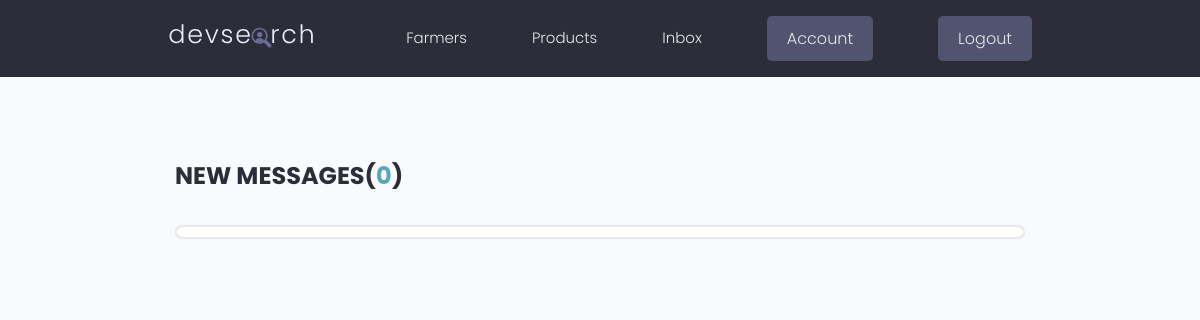
Page /inbox/ (signed in) on the earlier database version.
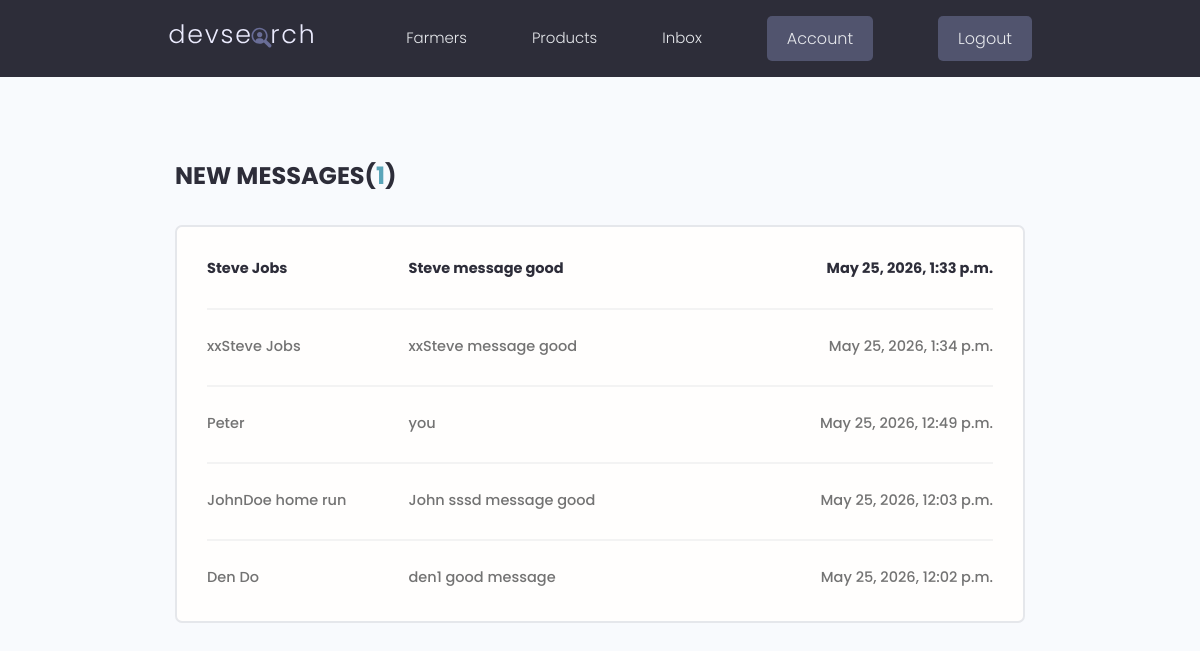
Same page on the later database version.
### users/models.py (models this page shows, shortened)
class Message(models.Model):
    sender = models.ForeignKey(Profile, on_delete=models.SET_NULL, null=True)
    recipient = models.ForeignKey(Profile, on_delete=models.SET_NULL, null=True, related_name="messages")
    name = models.CharField(max_length=200, null=True, blank=True)
    email = models.EmailField(max_length=200, null=True, blank=True)
    subject = models.CharField(max_length=200, null=True, blank=True)
    body = models.TextField()
    is_read = models.BooleanField(default=False, null=True)
    created = models.DateTimeField(auto_now_add=True)
    id = models.UUIDField(
        default=uuid.uuid4, unique=True,
        primary_key=True, editable=False
    )
    class Meta:
        ordering = ['is_read', '-created']

### users/views.py (the view)
# urls.py: path('inbox/', views.inbox, name='inbox'),
@login_required(login_url='login')
def inbox(request):
    profile = request.user.profile
    messageRequest = profile.messages.all()
    unreadCount = messageRequest.filter(is_read=False).count()
    context = {'messageRequest': messageRequest, 'unreadCount': unreadCount}
    return render(request, 'users/inbox.html', context)

### users/templates/users/inbox.html
{% extends 'main.html' %}
{% block content %}
  <main class="inbox my-xl">
    <div class="content-box">
      <h3 class="inbox__title">New Messages(<span>{{unreadCount}}</span>)</h3>
      <ul class="messages">
        {% for message in messageRequest %}
        {% if message.is_read == False %}
        <li class="message message--unread">
          {% else %}
        <li class="message">
        {% endif %}
          <a href="{% url 'message' message.id %}">
            <span class="message__author">{{message.name}}</span>
            <span class="message__subject">{{message.subject}}</span>
            <span class="message__date">{{message.created}}</span>
          </a>
        </li>
        {% endfor %}
      </ul>
    </div>
  </main>
{% endblock content %}

### templates/main.html (shortened to what this page needs)
<!DOCTYPE html>
{% load static %}
<html>
<head>
  <link rel="stylesheet" href="https://cdn.iconmonstr.com/1.3.0/css/iconmonstr-iconic-font.min.css" />
 <link rel="stylesheet" href="{% static 'uikit/styles/uikit.css' %}" />
  <link rel="stylesheet" href="{% static 'styles/app.css' %}" />
</head>
<body>
    {% include 'navbar.html' %}
    <div class="container-workspace">
        {% block content %}
        {% endblock content %}
    </div>
</body>
</html>

### templates/navbar.html (shortened to what this page needs)
{% load static %}
  <header class="header">
    <div class="container container--narrow">
      <a href="{% url 'profiles' %}" class="header__logo">
        <img src="{% static 'images/logo.svg' %}" alt="FarmerSearch Logo" />
      </a>
      <nav class="header__nav">
        <ul class="header__menu">
          <li class="header__menuItem">
            <a href="{% url 'profiles' %}">Farmers</a>
          </li>
          <li class="header__menuItem">
            <a href="{% url 'products' %}">Products</a>
          </li>
          {% if request.user.is_authenticated %}
            <li class="header__menuItem"><a href="{% url 'inbox' %}">Inbox</a></li>
            <li class="header__menuItem"><a href="{%url 'account' %}" class="btn btn--sub">Account</a></li>
            <li class="header__menuItem"><a href="{% url 'logout' %}" class="btn btn--sub">Logout</a></li>
          {% else %}
            <li class="header__menuItem"><a href="{% url 'login' %}" class="btn btn--sub">Login/Sign Up</a></li>
          {% endif %}
        </ul>
      </nav>
    </div>
  </header>

### static/styles/app.css (style rules this page uses)
:root { --color-sub: #2d2d39; }
.btn--sub { background-color: var(--color-sub-light); }
img { width: 100%; }
.content-box { width: 95%; max-width: 85rem; margin: 0 auto; }
.header { position: sticky; z-index: 111; background-color: var(--color-sub); padding: 1.5rem 0; }
.header > .container { display: flex; justify-content: space-between; align-items: center; }
.header__logo > img { height: 3.8rem; }
.header__nav > ul { display: inline-flex; align-items: center; list-style: none; gap: 6.5rem; }
.header__menuItem > a { color: var(--color-light); font-weight: 300; }
.inbox { height: 90vh; }
.inbox__title, .inbox__title span { font-size: 2.4rem; font-weight: 700; color: var(--color-sub); text-transform: uppercase; text-align: left; margin-bottom: 3rem; }
.inbox__title span { color: var(--color-main); }
.messages { list-style: none; background: var(--color-white); padding: 0.5rem 3rem; border: 2px solid var(--color-light); border-radius: 0.7rem; }
.message { padding: 2.5rem 0; }
.message > a span { font-size: 1.45rem; font-weight: 500; }
.message.message--unread a span { font-weight: 700; color: var(--color-sub); }
.message:not(:last-child) { border-bottom: 2px solid var(--color-white-light); }
.message > a { display: flex; gap: 1rem; }
.message__author, .message__date { flex-basis: 25%; }
.message__subject { flex-basis: 50%; }
.message__date { text-align: right; }

### static/uikit/styles/modules/_variables.css (style rules this page uses)
:root { --color-main: #5aa5b9; --color-main-light: #e6faff; --color-sub: #3f4156; --color-sub-light: #51546e; --color-sub-lighter: #ededfd; --color-text: #737373; --color-gray: #8b8b8b; --color-light: #e5e7eb; --color-light-gray: #767676; --color-bg: #f8fafd; --color-white: #fffefd; --color-white-light: #f3f3f3; --color-success: #359e64; --color-success-bg: #def8e8; --color-error: #fc4b0b; --color-error-bg: #fff2ee; --font-base: 'Poppins', arial, helvetica, 'Segoe UI', roboto, ubuntu, sans-serif; --font-monospace: 'Fira Code', 'Courier New', courier, monospace; --font-regular: 300; --font-medium: 500; --font-bold: 700; --generic-shadow: 1px 1px 5px #00000010; --generic-transition: all 0.3s ease-in-out; }

### static/uikit/styles/modules/_base.css (style rules this page uses)
* { margin: 0; padding: 0; box-sizing: border-box; text-rendering: optimizeLegibility; color: inherit; font-size: inherit; }
html { font-size: 50%; }
@media only screen and (min-width: 480px) { html { font-size: 56.25%; } }
@media only screen and (min-width: 1200px) { html { font-size: 62.5%; } }
body { line-height: 1.6; font-weight: 400; font-size: 1.5rem; color: var(--color-text); background-color: var(--color-bg); min-height: 100vh; }

### static/uikit/styles/modules/_typography.css (style rules this page uses)
* { font-family: var(--font-base); }
h3 { font-size: 3.2rem; font-weight: var(--font-medium); }
p, span, strong { font-size: 1.6rem; color: var(--color-text); font-weight: var(--font-regular); }
a { padding-bottom: 2px; text-decoration: none; display: inline-block; color: var(--color-main); font-weight: var(--font-medium); }

### static/uikit/styles/modules/_utilities.css (style rules this page uses)
.container { width: 92%; max-width: 165rem; margin: 0 auto; box-sizing: border-box; }
.container--narrow { width: 92%; max-width: 120rem; }
@media screen and (min-width: 1000px) { .container { width: 90%; } }
@media screen and (min-width: 1000px) { .container--narrow { width: 85%; } }
@media screen and (min-width: 1200px) { .container { width: 80%; } }
@media screen and (min-width: 1200px) { .container--narrow { width: 72%; } }
.my-xl { margin: 8rem auto; }

### static/uikit/styles/modules/_button.css (style rules this page uses)
.btn { display: inline-block; position: relative; cursor: pointer; background-color: var(--color-light); font-weight: var(--font-medium); color: var(--color-sub); text-decoration: none; padding: 1rem 2rem; border-radius: 0.5rem; border: none; width: -webkit-fit-content; width: -moz-fit-content; width: fit-content; height: -webkit-fit-content; height: -moz-fit-content; height: fit-content; font-size: 1.6rem; outline-width: 0; outline-color: transparent; -webkit-backface-visibility: hidden; backface-visibility: hidden; transition: all 0.3s ease-in-out; }
.btn--sub { background-color: var(--color-sub); color: var(--color-white); }

Differences in the rows shown:
added Message: name "Steve Jobs", subject "Steve message good", created "May 25, 2026, 1:33 p.m."
added Message: name "xxSteve Jobs", subject "xxSteve message good", created "May 25, 2026, 1:34 p.m."
added Message: name "Peter", subject "you", created "May 25, 2026, 12:49 p.m."
added Message: name "JohnDoe home run", subject "John sssd message good", created "May 25, 2026, 12:03 p.m."
added Message: name "Den Do", subject "den1 good message", created "May 25, 2026, 12:02 p.m."
Other differences:
{{ unreadCount }}: "0" → "1"
